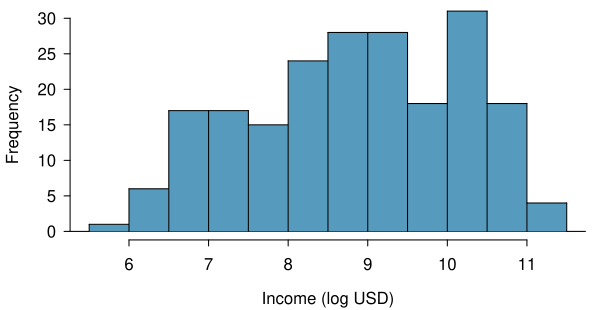

The script that drew this image:
library(openintro)
#data(income)
data(COL)

myPDF("incomeHistLog.pdf",
      6.05, 3.1,
      mar = c(3.5, 3.5, 0.5, 1),
      mgp = c(2.4, 0.7, 0))
histPlot(log(life.expectancy.income$income),
         breaks = 12,
         xlab = 'Income (log USD)',
         ylab = "Frequency",
         ylim = c(0, 30),
         col = COL[1],
         border = COL[5])
dev.off()
